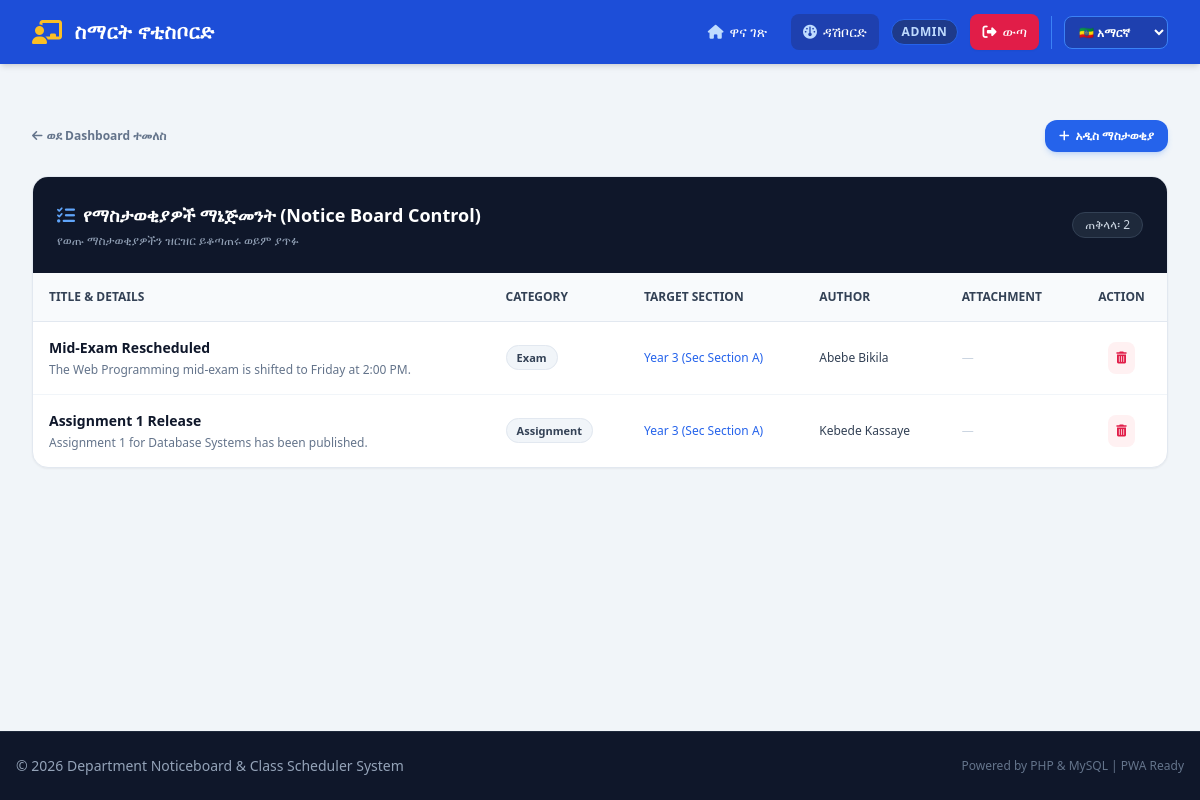
Page /manage_notices.php (signed in) on the committed database.
### tables this page shows
CREATE TABLE notices (
    id INT AUTO_INCREMENT PRIMARY KEY,
    title VARCHAR(200) NOT NULL,
    content TEXT NOT NULL,
    category ENUM('Exam', 'Assignment', 'Make-up Class', 'General') NOT NULL DEFAULT 'General',
    target_section_id INT NULL,  
    author_id INT NOT NULL,
    attachment_path VARCHAR(255) NULL,
    created_at TIMESTAMP DEFAULT CURRENT_TIMESTAMP,
    FOREIGN KEY (target_section_id) REFERENCES sections(id) ON DELETE CASCADE,
    FOREIGN KEY (author_id) REFERENCES users(id) ON DELETE CASCADE
);

CREATE TABLE sections (
    id INT AUTO_INCREMENT PRIMARY KEY,
    year INT NOT NULL,
    section_name VARCHAR(10) NOT NULL,
    department_id INT NOT NULL,
    FOREIGN KEY (department_id) REFERENCES departments(id) ON DELETE CASCADE
);

CREATE TABLE users (
    id INT AUTO_INCREMENT PRIMARY KEY,
    full_name VARCHAR(100) NOT NULL,
    email VARCHAR(100) NOT NULL UNIQUE,
    password_hash VARCHAR(255) NOT NULL,
    role ENUM('admin', 'instructor') NOT NULL DEFAULT 'instructor',
    department_id INT NULL,
    created_at TIMESTAMP DEFAULT CURRENT_TIMESTAMP,
    FOREIGN KEY (department_id) REFERENCES departments(id) ON DELETE SET NULL
);

### manage_notices.php (the view, shortened to what this page needs)
<?php
require_once 'config/db.php';
$notices = [];
if ($pdo) {
    try {
        $stmt = $pdo->query("SELECT n.*, u.full_name as author_name, s.year, s.section_name
                             FROM notices n
                             JOIN users u ON n.author_id = u.id
                             LEFT JOIN sections s ON n.target_section_id = s.id
                             ORDER BY n.created_at DESC");
        $notices = $stmt->fetchAll();
    } catch (PDOException $e) {
    }
}
include_once 'includes/header.php';
?>
<div class="max-w-6xl mx-auto my-8">
    <div class="flex items-center justify-between mb-6">
        <a href="dashboard.php" class="text-xs font-semibold text-slate-500 hover:text-slate-800 transition flex items-center gap-1">
            <i class="fa-solid fa-arrow-left"></i> ወደ Dashboard ተመለስ
        </a>
        <a href="post_notice.php" class="bg-blue-600 hover:bg-blue-700 text-white font-bold text-xs px-3.5 py-2 rounded-xl transition shadow-md shadow-blue-500/20 flex items-center gap-1.5">
            <i class="fa-solid fa-plus"></i> አዲስ ማስታወቂያ
        </a>
    </div>
    <div class="bg-white rounded-2xl shadow-sm border border-slate-200 overflow-hidden">
        <div class="bg-slate-900 text-white p-6 flex items-center justify-between">
            <div>
                <h2 class="text-lg font-bold flex items-center gap-2">
                    <i class="fa-solid fa-list-check text-blue-400"></i> የማስታወቂያዎች ማኔጅመንት (Notice Board Control)
                </h2>
                <p class="text-slate-400 text-xs mt-1">የወጡ ማስታወቂያዎችን ዝርዝር ይቆጣጠሩ ወይም ያጥፉ</p>
            </div>
            <span class="bg-slate-800 text-slate-300 text-xs px-3 py-1 rounded-full border border-slate-700">
                ጠቅላላ፡ <?= count($notices); ?>
            </span>
        </div>
        <?php if (empty($notices)): ?>
            <div class="p-12 text-center text-slate-500">
                <i class="fa-regular fa-folder-open text-4xl mb-3 text-slate-300"></i>
                <p class="text-sm font-medium">ምንም ማስታወቂያ አልተገኘም።</p>
            </div>
        <?php else: ?>
            <div class="overflow-x-auto">
                <table class="w-full text-left text-xs text-slate-600">
                    <thead class="bg-slate-50 text-slate-700 uppercase font-semibold border-b border-slate-200">
                        <tr>
                            <th class="p-4">Title & Details</th>
                            <th class="p-4">Category</th>
                            <th class="p-4">Target Section</th>
                            <th class="p-4">Author</th>
                            <th class="p-4">Attachment</th>
                            <th class="p-4 text-center">Action</th>
                        </tr>
                    </thead>
                    <tbody class="divide-y divide-slate-100">
                        <?php foreach ($notices as $n): ?>
                            <tr class="hover:bg-slate-50/80 transition">
                                <td class="p-4">
                                    <div class="font-bold text-slate-900 text-sm mb-1"><?= htmlspecialchars($n['title']); ?></div>
                                    <p class="text-slate-500 text-xs line-clamp-1 max-w-md"><?= htmlspecialchars($n['content']); ?></p>
                                </td>
                                <td class="p-4">
                                    <span class="px-2.5 py-1 rounded-full text-[11px] font-semibold bg-slate-100 text-slate-700 border border-slate-200">
                                        <?= htmlspecialchars($n['category']); ?>
                                    </span>
                                </td>
                                <td class="p-4">
                                    <?php if ($n['target_section_id']): ?>
                                        <span class="text-blue-600 font-medium">Year <?= $n['year']; ?> (Sec <?= htmlspecialchars($n['section_name']); ?>)</span>
                                    <?php else: ?>
                                        <span class="text-slate-400 font-medium">ለሁሉም ክፍሎች</span>
                                    <?php endif; ?>
                                </td>
                                <td class="p-4 font-medium text-slate-700"><?= htmlspecialchars($n['author_name']); ?></td>
                                <td class="p-4">
                                    <?php if (!empty($n['attachment_path'])): ?>
                                        <a href="<?= htmlspecialchars($n['attachment_path']); ?>" target="_blank" class="inline-flex items-center gap-1 text-blue-600 hover:underline font-semibold">
                                            <i class="fa-solid fa-paperclip"></i> ፋይል ተመልከት
                                        </a>
                                    <?php else: ?>
                                        <span class="text-slate-300">—</span>
                                    <?php endif; ?>
                                </td>
                                <td class="p-4 text-center">
                                    <a href="manage_notices.php?action=delete&id=<?= $n['id']; ?>"
                                       onclick="return confirm('እርግጠኛ ነዎት ይህ ማስታወቂያ እንዲጠፋ ይፈልጋሉ?');"
                                       class="p-2 bg-rose-50 hover:bg-rose-100 text-rose-600 rounded-lg transition inline-block">
                                        <i class="fa-solid fa-trash-can"></i>
                                    </a>
                                </td>
                            </tr>
                        <?php endforeach; ?>
                    </tbody>
                </table>
            </div>
        <?php endif; ?>
    </div>
</div>
<?php include_once 'includes/footer.php'; ?>

### includes/header.php (shortened to what this page needs)
<?php
$lang = $_SESSION['lang'] ?? 'am';
$translations = [
    'en' => [
        'title' => 'Smart Department Noticeboard & Scheduler',
        'brand' => 'Smart Noticeboard',
        'feed' => 'Public Feed',
        'dashboard' => 'Dashboard',
        'login' => 'Staff Login',
        'logout' => 'Logout',
        'select_lang' => 'Language'
    ],
    'am' => [
        'title' => 'ስማርት የትምህርት ክፍል ማስታወቂያ ሰሌዳ',
        'brand' => 'ስማርት ኖቲስቦርድ',
        'feed' => 'ዋና ገጽ',
        'dashboard' => 'ዳሽቦርድ',
        'login' => 'ሰራተኛ ለመግባት',
        'logout' => 'ውጣ',
        'select_lang' => 'ቋንቋ'
    ]
];
$t = $translations[$lang];
?>
<!DOCTYPE html>
<html lang="<?= $lang; ?>">
<head>
    <script src="https://cdn.tailwindcss.com"></script>
    <link rel="stylesheet" href="https://cdnjs.cloudflare.com/ajax/libs/font-awesome/6.4.0/css/all.min.css">
</head>
<body class="bg-slate-100 text-slate-800 flex flex-col min-h-screen">
    <nav class="bg-blue-700 text-white shadow-md sticky top-0 z-50">
        <div class="max-w-7xl mx-auto px-4 sm:px-6 lg:px-8">
            <div class="flex items-center justify-between h-16">
                <a href="index.php" class="flex items-center gap-3 font-bold text-lg md:text-xl tracking-wide hover:text-amber-300 transition">
                    <i class="fa-solid fa-chalkboard-user text-amber-400 text-2xl"></i>
                    <span><?= $t['brand']; ?></span>
                </a>
                <div class="hidden md:flex items-center space-x-3">
                    <a href="index.php" class="px-3 py-2 rounded-lg text-sm font-medium hover:bg-blue-800 transition flex items-center gap-1.5">
                        <i class="fa-solid fa-house text-blue-200"></i> <?= $t['feed']; ?>
                    </a>
                    <?php if (isset($_SESSION['user_id'])): ?>
                        <a href="dashboard.php" class="px-3 py-2 rounded-lg text-sm font-medium bg-blue-800 hover:bg-blue-900 transition flex items-center gap-1.5">
                            <i class="fa-solid fa-gauge text-blue-200"></i> <?= $t['dashboard']; ?>
                        </a>
                        <span class="text-xs bg-blue-900 px-2.5 py-1 rounded-full text-blue-200 uppercase font-bold tracking-wider border border-blue-600">
                            <?= htmlspecialchars($_SESSION['role'] ?? 'Staff'); ?>
                        </span>
                        <a href="logout.php" class="px-3 py-2 rounded-lg text-sm font-medium bg-rose-600 hover:bg-rose-700 transition flex items-center gap-1.5 shadow-sm">
                            <i class="fa-solid fa-right-from-bracket"></i> <?= $t['logout']; ?>
                        </a>
                    <?php else: ?>
                        <a href="login.php" class="px-4 py-2 rounded-lg text-sm font-semibold bg-amber-400 hover:bg-amber-500 text-slate-950 transition flex items-center gap-1.5 shadow-sm">
                            <i class="fa-solid fa-right-to-bracket"></i> <?= $t['login']; ?>
                        </a>
                    <?php endif; ?>
                    <div class="relative ml-3 border-l border-blue-500 pl-3">
                        <form method="GET" class="inline">
                            <select name="lang" onchange="this.form.submit()" class="bg-blue-800 text-white text-xs font-semibold px-2.5 py-1.5 rounded-lg border border-blue-500 cursor-pointer focus:outline-none focus:ring-2 focus:ring-amber-400">
                                <option value="am" <?= $lang === 'am' ? 'selected' : ''; ?>>🇪🇹 አማርኛ</option>
                            </select>
                        </form>
                    </div>
                </div>
            </div>
        </div>
    </nav>
    <main class="flex-grow max-w-7xl w-full mx-auto px-4 sm:px-6 lg:px-8 py-6">

### includes/footer.php (shortened to what this page needs)
</main>
    <footer class="bg-slate-900 text-slate-400 border-t border-slate-800 py-6 mt-auto">
        <div class="max-w-7xl mx-auto px-4 text-center sm:flex sm:justify-between sm:items-center">
            <p class="text-sm">&copy; <?= date('Y'); ?> Department Noticeboard & Class Scheduler System</p>
            <p class="text-xs text-slate-500 mt-2 sm:mt-0">Powered by PHP & MySQL | PWA Ready</p>
        </div>
    </footer>
</body>
</html>

### rows in the picture
notices: title "Mid-Exam Rescheduled", content "The Web Programming mid-exam is shifted to Friday at 2:00 PM.", category "Exam", target_section.year "3", target_section.section_name "Section A", author.full_name "Abebe Bikila"
notices: title "Assignment 1 Release", content "Assignment 1 for Database Systems has been published.", category "Assignment", target_section.year "3", target_section.section_name "Section A", author.full_name "Kebede Kassaye"

### other values in the picture
$t['brand'] "ስማርት ኖቲስቦርድ"
$t['feed'] "ዋና ገጽ"
$t['dashboard'] "ዳሽቦርድ"
$_SESSION['role'] "ADMIN"
$t['logout'] "ውጣ"
count($notices) "2"
